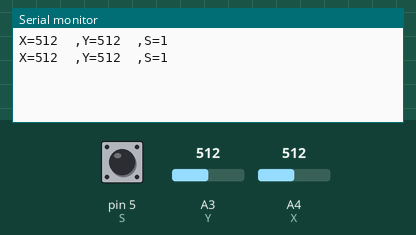
Recording of a sketch running on a simulated Arduino Uno, built with avr-gcc and run on an emulated ATmega328P. Shown: the last lines printed to the serial monitor. Inputs (shaded band) come from the test bench; at power-on: A3 (Y) = 512, A4 (X) = 512, pin 5 (S) HIGH.

Above: at 1.2 s.
1.3 s: A3 (Y) set to 716
At 2.1 s:
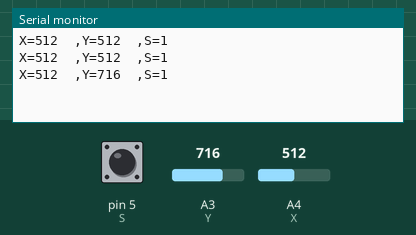
2.8 s: A4 (X) set to 716
At 3.4 s:
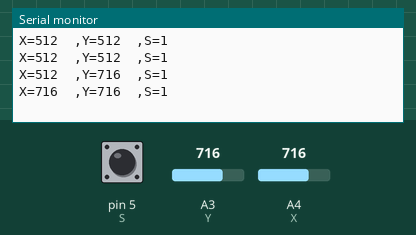
4.3 s: pin 5 (S) pulled LOW for 0.15 s
At 4.8 s:
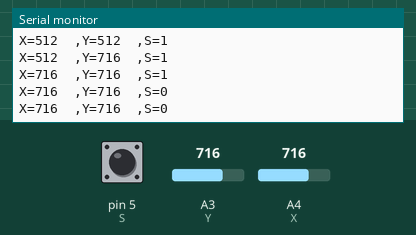
5.9 s: A3 (Y) set to 900
At 7.1 s:
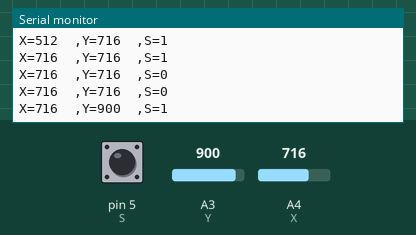
7.4 s: pin 5 (S) pulled LOW for 1 s
At 9.5 s:
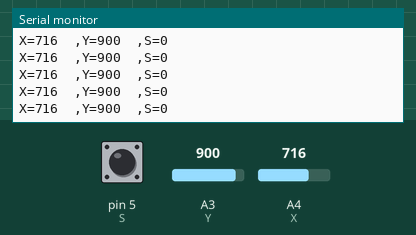
9.9 s: A4 (X) set to 900
At 10.9 s:
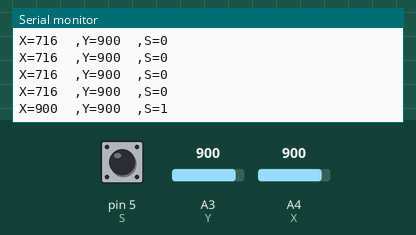
Timing chart, 0 to 12.4 s (numbered marks = the images above; inputs shaded):
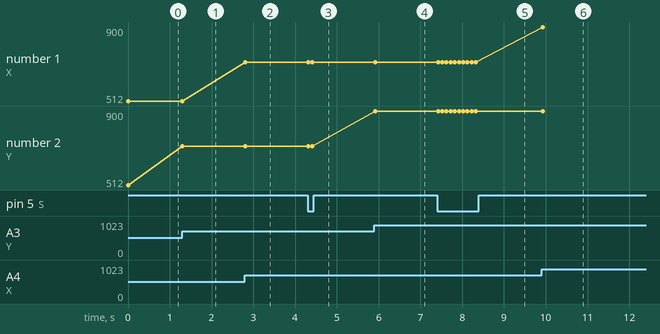

Measured:
- after the input at 1.3 s, the serial monitor: prints a new line at once (image 1)
- after the input at 2.8 s, the serial monitor: prints a new line at once (image 2)
- after the input at 4.3 s, the serial monitor: prints a new line at once (image 3)
- after the input at 5.9 s, the serial monitor: prints a new line at once (image 4)
- after the input at 7.4 s, the serial monitor: prints a new line at once (image 5)
- after the input at 9.9 s, the serial monitor: prints a new line at once (image 6)
- plotted number 2: 512 → 716 after the input at 1.3 s, 716 → 900 after the input at 5.9 s

The sketch:

joystick_3.ino
```cpp
int X = A4; // x
int Y = A3; // y
int S = 5;

int x, y, s,px,py;
// 프로그램 시작 - 초기화 작업
void setup()
{
 Serial.begin(115200); // 시리얼 통신 초기화
 pinMode(X, INPUT);
 pinMode(Y, INPUT);
 pinMode(S, INPUT);
 digitalWrite(S, HIGH);
}
void loop()
{
 x = analogRead(X);
 y = analogRead(Y);
 s = digitalRead(S);
 if((px<x+2)&&(px>x-2))
 {}
 else
 {
  Serial.print("X=");
  Serial.print(x, DEC);
  Serial.print("  ,Y=");
  Serial.print(y, DEC);
  Serial.print("  ,S=");
  Serial.println(s, DEC);
 }
 if((py<y+2)&&(py>y-2))
 {}
 else
 {
  Serial.print("X=");
  Serial.print(x, DEC);
  Serial.print("  ,Y=");
  Serial.print(y, DEC);
  Serial.print("  ,S=");
  Serial.println(s, DEC);
 }
 if(s != 1)
 {
  Serial.print("X=");
  Serial.print(x, DEC);
  Serial.print("  ,Y=");
  Serial.print(y, DEC);
  Serial.print("  ,S=");
  Serial.println(s, DEC);
 }
 py = y;
 px = x;
 delay(100);
}
```
